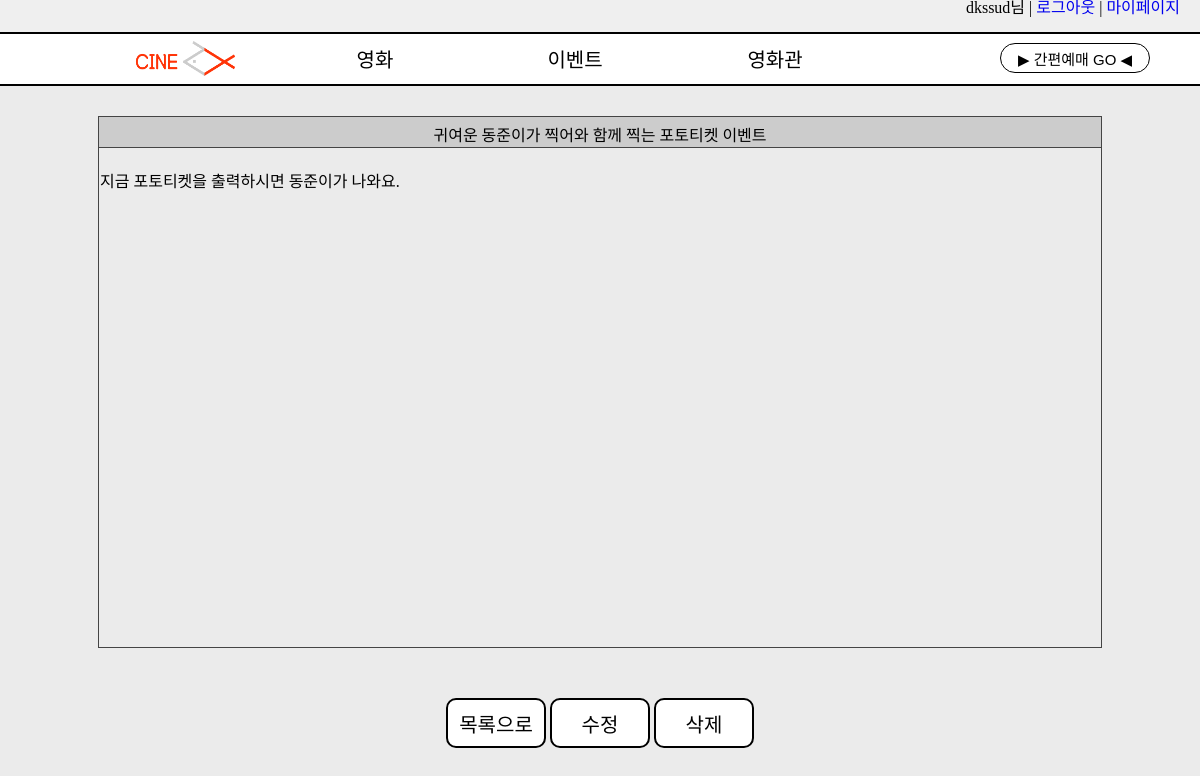
Screenshot of /webpage/component/event/eventview.php?event_id=2 (signed in) with the database file from the repository.
### tables this page shows
CREATE TABLE EVENT(
  event_id INT unsigned  auto_increment not NULL,
  event_title varchar(50) not null,
  content text(255) not null,
  event_date timestamp not NULL default current_timestamp,
  CONSTRAINT PK_EVENT PRIMARY KEY(event_id)
);

### webpage/component/event/eventview.php (the view, shortened to what this page needs)
<html>
<head>
  <link href="../../styles/common.css" type="text/css" rel="stylesheet" />
  <link href="../../styles/eventview.css" type="text/css" rel="stylesheet" />
</head>
<body>
  <header class="service_menu">
    <ul id="gnb">
      <?php include "../common/DB_Connect.php";
      include "../common/top_login.php";
      $db=connect();
      ?>
    </ul>
  </header>
  <?php
  include "../common/navigator.php";
  ?>
  <?php
  $event_id = $_GET['event_id'];
  $view_sql = "select event_title,content from event where event_id = '$event_id'";
  $view_stt=$db->prepare($view_sql);
  $view_stt->execute();
  $result = $view_stt->fetch(PDO::FETCH_ASSOC);
  ?>
  <table class="view_table">
    <tr>
      <td colspan="4" class="view_title"><?php echo $result['event_title']?></td>
    </tr>
    <tr>
      <td colspan="4" class="view_content" valign="top">
        <?php echo $result['content']?></td>
      </tr>
    </table>
    <div class="view_btn">
      <button class="view_btn1" onclick="location.href='event.php'">목록으로</button>
      <button class="view_btn1" onclick="location.href='eventmodify.php?event_id=<?=$event_id?>?>'">수정</button>
      <button class="view_btn1" onclick="location.href='eventdelete.php?event_id=<?=$event_id?>?>'">삭제</button>
    </div>
    </html>

### webpage/styles/common.css (style rules this page uses)
body { line-height: 1; background-color: rgb(235, 235, 235); }
body, html { margin: 0; font-family: "Poor Story", cursive; }
ol, ul { list-style: none; }
table { border-collapse: collapse; border-spacing: 0; }
.service_menu { padding-right: 20px; font-family: "Poor Story", cursive; background-color: #efefef; overflow: hidden; }
.service_menu ul { list-style: none; margin: 0; padding: 0; float: right; text-align: center; }

### webpage/styles/eventview.css (style rules this page uses)
.view_table { border: 1px solid #444444; margin-top: 30px; margin-left: auto; margin-right: auto; }
.view_title { padding-top: 5px; height: 30px; text-align: center; background-color: #cccccc; color: black; width: 1000px; }
.view_content { padding-top: 20px; border-top: 1px solid #444444; height: 500px; }
.view_btn { width: 700px; height: 200px; text-align: center; margin: auto; margin-top: 50px; }
.view_btn1 { height: 50px; width: 100px; font-size: 20px; text-align: center; background-color: white; border: 2px solid black; border-radius: 10px; }

### rows the page displays
event: event_title "귀여운 동준이가 찍어와 함께 찍는 포토티켓 이벤트", content "지금 포토티켓을 출력하시면 동준이가 나와요."

### other values shown
$_SESSION['id'] "dkssud"
